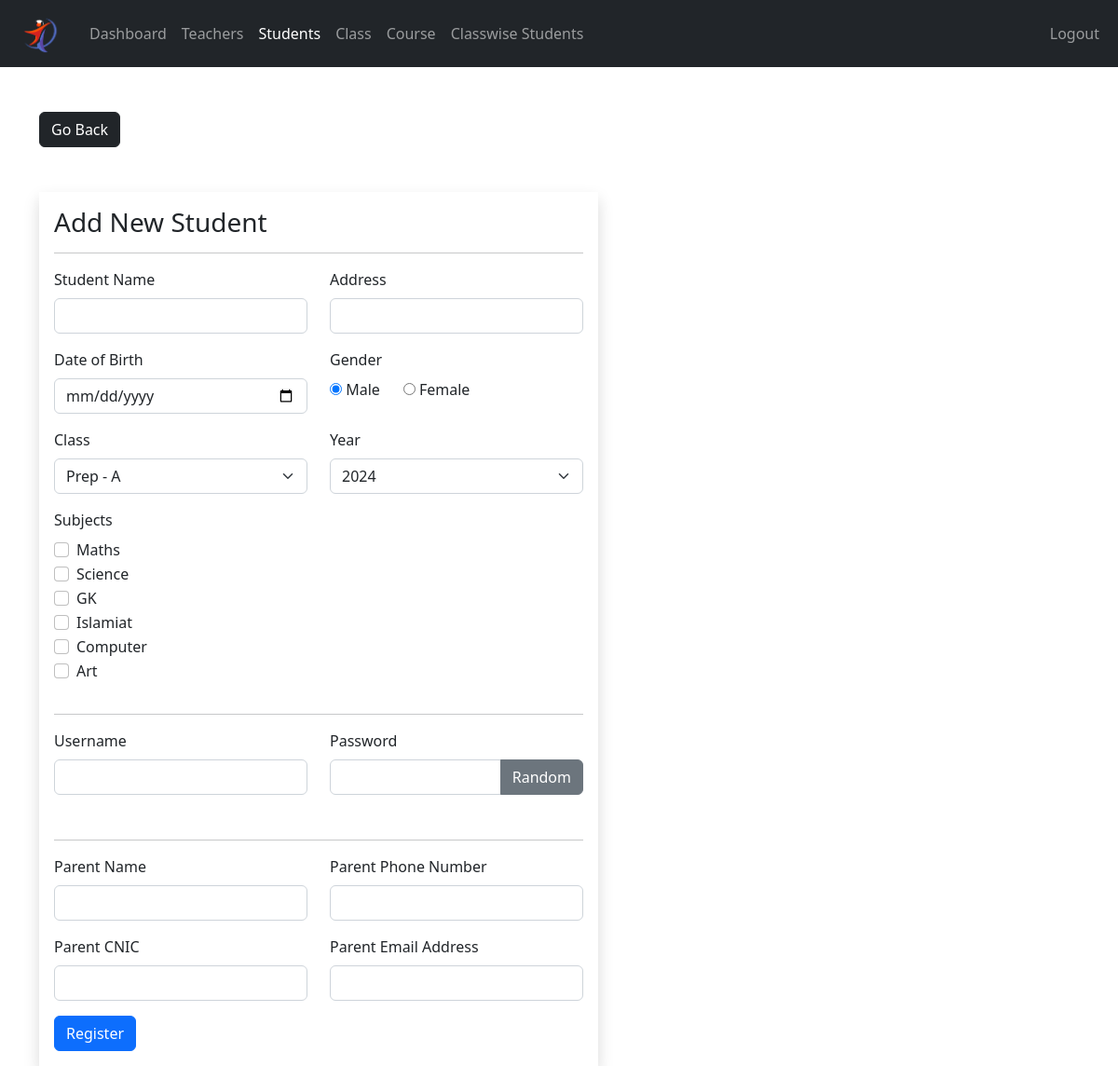
/UI/admin/student-add.php (signed in), run on the app's committed database.
### tables this page shows
CREATE TABLE `subject` (
  `idSubject` int(11) NOT NULL AUTO_INCREMENT,
  `name` varchar(45) NOT NULL,
  PRIMARY KEY (`idSubject`)
);

### UI/admin/data/class.php (called while the page is built, shortened)
<?php
function getAllClasses($conn)
{
  $sql = "SELECT * FROM class";
  $stmt = $conn->prepare($sql);
  $stmt->execute();
  if ($stmt->rowCount() >= 1) {
    $classes = $stmt->fetchAll();
    return $classes;
  } else {
    return 0;
  }
}

### UI/admin/data/subject.php (called while the page is built, shortened)
<?php
function getAllSubjects($conn)
{
  $sql = "SELECT * FROM subject";
  $stmt = $conn->prepare($sql);
  $stmt->execute();
  if ($stmt->rowCount() >= 1) {
    $subjects = $stmt->fetchAll();
    return $subjects;
  } else {
    return 0;
  }
}
?>

### UI/admin/student-add.php (the view, shortened to what this page needs)
<?php
if (isset($_SESSION['UserID']) && isset($_SESSION['role'])) {
    if ($_SESSION['role'] == 'Admin') {
        include "../DB_connection.php";
        include "data/class.php";
        include "data/subject.php";
        $classes = getAllClasses($conn);
        $subjects = getAllSubjects($conn);
        ?>
        <!DOCTYPE html>
        <html lang="en">
        <head>
            <link rel="stylesheet" href="https://cdn.jsdelivr.net/npm/bootstrap@5.2.0/dist/css/bootstrap.min.css">
            <link rel="stylesheet" href="../css/style.css">
            <link rel="stylesheet" href="https://cdnjs.cloudflare.com/ajax/libs/font-awesome/4.7.0/css/font-awesome.min.css">
        </head>
        <body>
            <?php include "inc/navbar.php"; ?>
            <div class="container mt-5">
                <a href="student.php" class="btn btn-dark">Go Back</a>
                <form method="post" class="shadow p-3 mt-5 form-w" action="req/student-add.php">
                    <h3>Add New Student</h3>
                    <hr>
                    <div class="row">
                        <div class="col-md-6 mb-3">
                            <label class="form-label">Student Name</label>
                            <input type="text" class="form-control"  name="name">
                        </div>
                        <div class="col-md-6 mb-3">
                            <label class="form-label">Address</label>
                            <input type="text" class="form-control"  name="address">
                        </div>
                    </div>
                    <div class="row">
                        <div class="col-md-6 mb-3">
                            <label class="form-label">Date of Birth</label>
                            <input type="date" class="form-control" name="date_of_birth">
                        </div>
                        <div class="col-md-6 mb-3">
                            <label class="form-label">Gender</label><br>
                            <input type="radio" value="Male" checked name="gender"> Male
                            &nbsp;&nbsp;&nbsp;&nbsp;
                            <input type="radio" value="Female" name="gender"> Female
                        </div>
                        <div class="col-md-6 mb-3">
                            <label class="form-label">Class</label>
                            <select name="Class" class="form-select">
                                <?php foreach ($classes as $class): ?>
                                    <option value="<?= $class['idClass']?>">
                                        <?= $class['name'] ?> - <?= $class['Section'] ?>
                                    </option>
                                <?php endforeach; ?>
                            </select>
                        </div>
                        <div class="col-md-6 mb-3">
                            <label class="form-label">Year</label>
                            <select name="year" class="form-select">
                                <?php for ($year = 2024; $year <= 2030; $year++): ?>
                                    <option value="<?= $year ?>"><?= $year ?></option>
                                <?php endfor; ?>
                            </select>
                        </div>
                        <div class="row">
                            <div class="col-md-12 mb-3">
                                <label class="form-label">Subjects</label>
                                <div id="subjectList">
                                    <?php foreach ($subjects as $subject): ?>
                                        <div class="form-check">
                                            <input type="checkbox" class="form-check-input" name="subjects[]"
                                                value="<?= $subject['idSubject'] ?>">
                                            <label class="form-check-label"><?= $subject['name'] ?></label>
                                        </div>
                                    <?php endforeach; ?>
                                </div>
                            </div>
                        </div>
                    </div>
                    <hr>
                    <div class="row">
                        <div class="col-md-6 mb-3">
                            <label class="form-label">Username</label>
                            <input type="text" class="form-control" name="username">
                        </div>
                        <div class="col-md-6 mb-3">
                            <label class="form-label">Password</label>
                            <div class="input-group mb-3">
                                <input type="text" class="form-control" name="pass" id="passInput">
                                <button class="btn btn-secondary" id="gBtn">Random</button>
                            </div>
                        </div>
                    </div>
                    <hr>
                    <div class="row">
                        <div class="col-md-6 mb-3">
                            <label class="form-label">Parent Name</label>
                            <input type="text" class="form-control" name="parent_name">
                        </div>
                        <div class="col-md-6 mb-3">
                            <label class="form-label">Parent Phone Number</label>
                            <input type="text" class="form-control" name="parent_phone_number">
                        </div>
                    </div>
                    <div class="row">
                        <div class="col-md-6 mb-3">
                            <label class="form-label">Parent CNIC</label>
                            <input type="text" class="form-control" name="parent_cnic">
                        </div>
                        <div class="col-md-6 mb-3">
                            <label class="form-label">Parent Email Address</label>
                            <input type="text" class="form-control" name="email_address">
                        </div>
                    </div>
                    <button type="submit" class="btn btn-primary">Register</button>
                </form>
            </div>
        </body>
        </html>
    <?php
    } else {
        header("Location: ../login.php");
        exit;
    }
} else {
    header("Location: ../login.php");
    exit;
}
?>

### UI/css/style.css (style rules this page uses)
.form-w { max-width: 600px; width: 100%; }

### data on the page
subject: name "Maths"
subject: name "Science"
subject: name "GK"
subject: name "Islamiat"
subject: name "Computer"
subject: name "Art"

### other printed values
form field Class "Prep - A"
form field year "2024"
